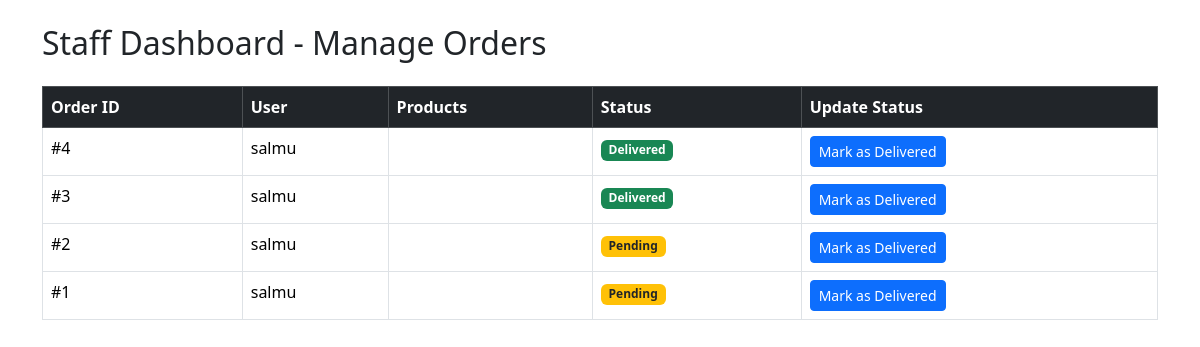
Before: /staff_dashboard/ with the older database file.
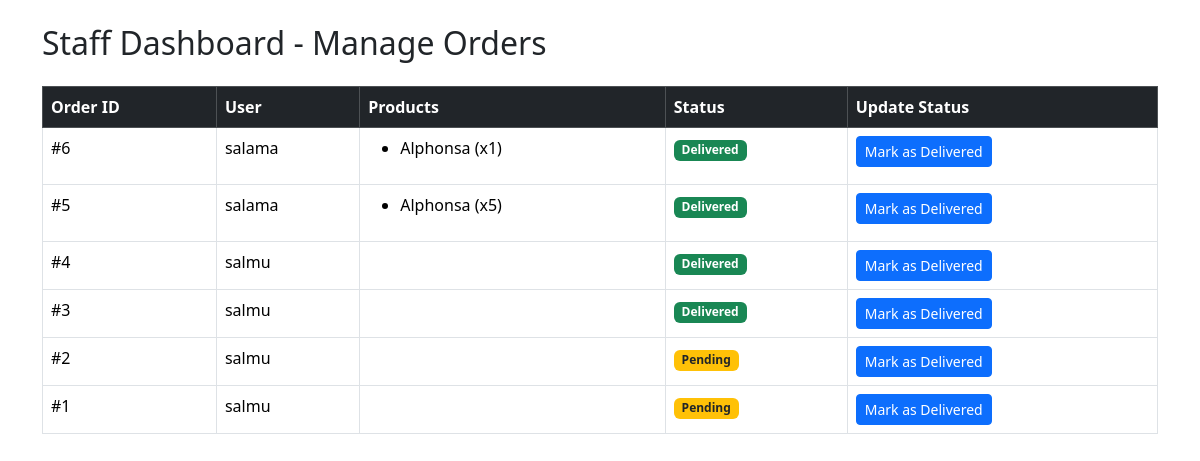
After: the same page with the newer database file.
### app/models.py (models this page shows, shortened)
class Order(models.Model):
    user = models.ForeignKey(User, on_delete=models.CASCADE)
    full_name = models.CharField(max_length=100, default="Unknown")
    phone = models.CharField(max_length=15)
    address = models.TextField(default='N/A')
    total_price = models.FloatField()
    payment_method = models.CharField(max_length=20, default="COD")  # COD or Online
    is_completed = models.BooleanField(default=False)
    delivered = models.BooleanField(default=False)
    created_at = models.DateTimeField(auto_now_add=True)

class OrderItem(models.Model):
    order = models.ForeignKey(Order, on_delete=models.CASCADE, related_name="items")
    product = models.ForeignKey(Products, on_delete=models.CASCADE)
    quantity = models.IntegerField()
    price = models.FloatField()
    DELIVERY_CHOICES = [
        ("Processing", "Processing"),
        ("Dispatched", "Dispatched"),
        ("Out for Delivery", "Out for Delivery"),
        ("Delivered", "Delivered"),
    ]
    delivery_status = models.CharField(max_length=30, choices=DELIVERY_CHOICES, default="Processing")

class Products(models.Model):
    catagory = models.ForeignKey(Catagory, on_delete=models.CASCADE)
    name = models.CharField(max_length=150)
    vendor = models.CharField(max_length=150)
    product_image = models.ImageField(upload_to=getFileName, null=True, blank=True)
    quantity = models.IntegerField()
    original_price = models.FloatField()
    selling_price = models.FloatField()
    description = models.TextField(max_length=500)
    status = models.BooleanField(default=False, help_text="0-show,1-Hidden")
    trending = models.BooleanField(default=False, help_text="0-default,1-Trending")
    created_at = models.DateTimeField(auto_now_add=True)

### app/views.py (the view)
# urls.py: path('staff_dashboard/', views.staff_dashboard, name='staff_dashboard'),
def staff_dashboard(request):
    orders = Order.objects.all().order_by('-created_at')
    return render(request, "staff_dashboard.html", {"orders": orders})

### app/templates/staff_dashboard.html (shortened to what this page needs)
<!DOCTYPE html>
<html lang="en">
<head>
    <link href="https://cdn.jsdelivr.net/npm/bootstrap@5.3.3/dist/css/bootstrap.min.css" rel="stylesheet">
</head>
<body>
<div class="container mt-4">
    <h2 class="mb-4">Staff Dashboard - Manage Orders</h2>
    <table class="table table-bordered">
        <thead class="table-dark">
            <tr>
                <th>Order ID</th>
                <th>User</th>
                <th>Products</th>
                <th>Status</th>
                <th>Update Status</th>
            </tr>
        </thead>
        <tbody>
            {% for order in orders %}
                <tr>
                    <td>#{{ order.id }}</td>
                    <td>{{ order.user.username }}</td>
                    <td>
                        <ul>
                        {% for item in order.items.all %}
                            <li>{{ item.product.name }} (x{{ item.quantity }})</li>
                        {% endfor %}
                        </ul>
                    </td>
                    <td>
                        {% if order.is_completed %}
                            <span class="badge bg-success">Delivered</span>
                        {% else %}
                            <span class="badge bg-warning text-dark">Pending</span>
                        {% endif %}
                    </td>
                    <td>
                        <form method="POST" action="{% url 'update_delivery_status' order.id %}">
                            <button type="submit" class="btn btn-sm btn-primary">Mark as Delivered</button>
                        </form>
                    </td>
                </tr>
            {% endfor %}
        </tbody>
    </table>
</div>
</body>
</html>

Changed rows visible on the page:
added Order: id "6", user.username "salama", is_completed "Delivered"
added OrderItem: product.name "Alphonsa", quantity "1", shown under "6"
added Order: id "5", user.username "salama", is_completed "Delivered"
added OrderItem: product.name "Alphonsa", quantity "5"
